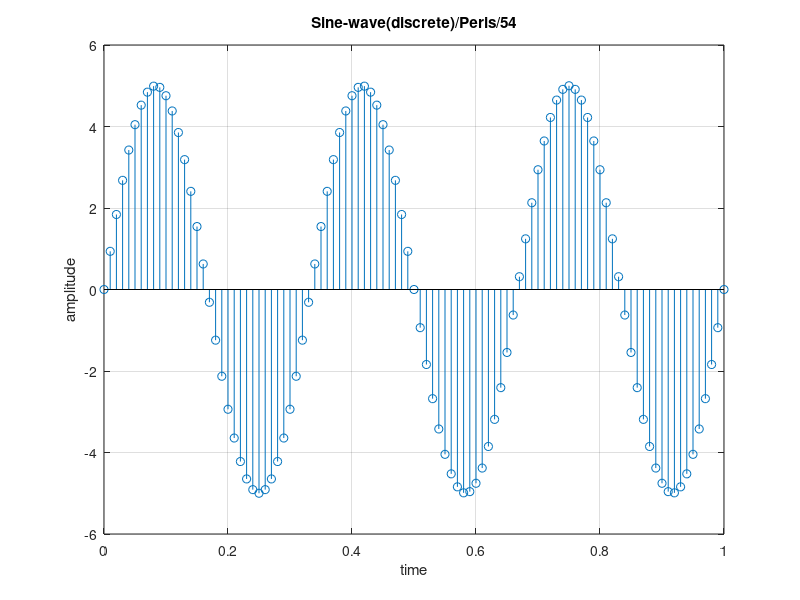

Recreate this plot in MATLAB.
clc;
close all;
clear all;
a=5;
f=3;
t=0:0.01:1;
x=a*sin(2*pi*f*t);
stem(t,x);
xlabel('time');
ylabel('amplitude');
title('Sine-wave(discrete)/Peris/54');
grid on;